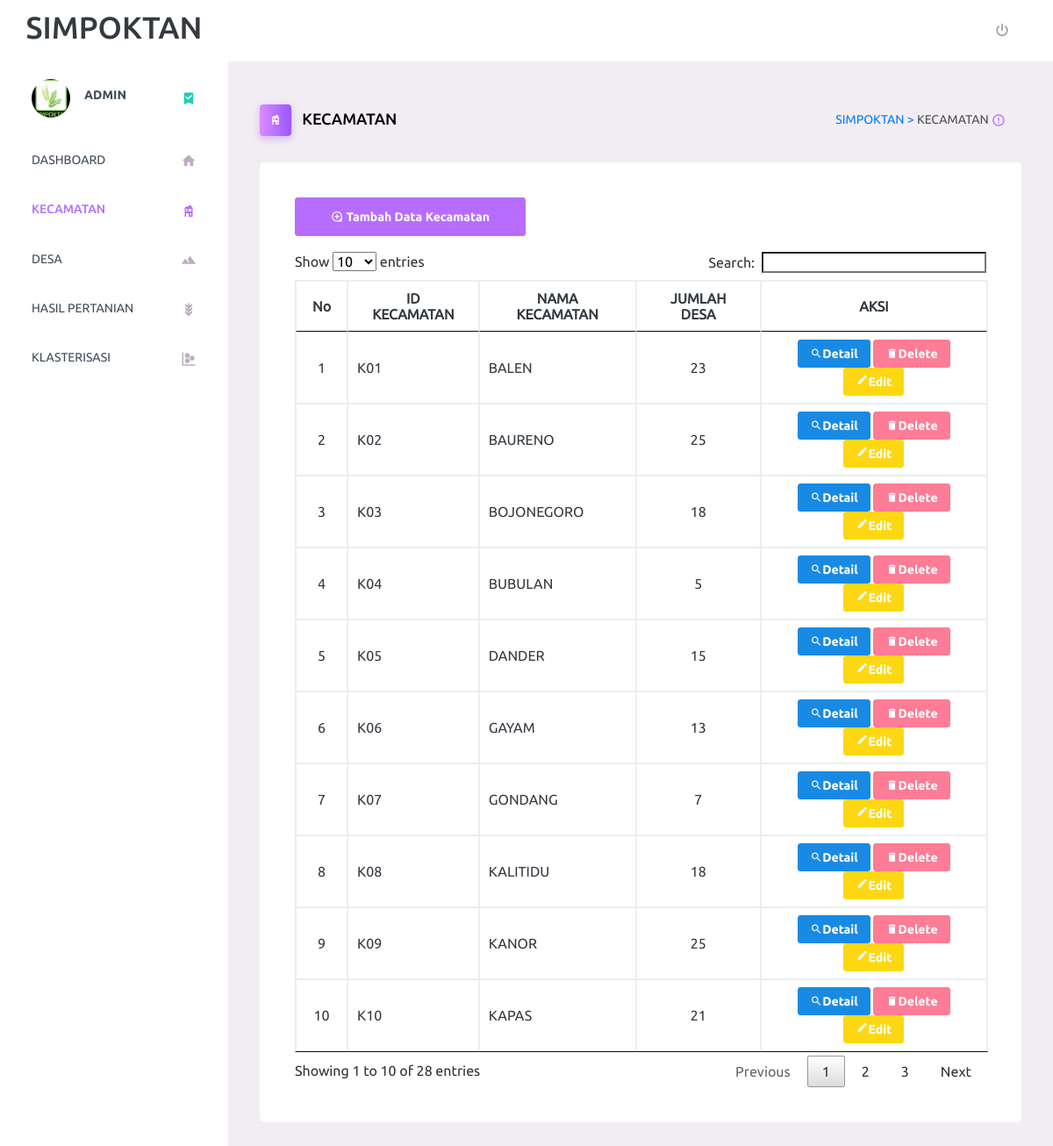
Screenshot of /index.php/c_kecamatan with the database file from the repository.
### tables this page shows
CREATE TABLE `kecamatan` (
  `id_kecamatan` varchar(20) NOT NULL,
  `nama_kecamatan` varchar(20) NOT NULL,
  `jumlah_desa` int(11) NOT NULL,
  `luas_area` varchar(20) NOT NULL,
  `kode_pos` varchar(20) NOT NULL,
  `alamat` varchar(100) NOT NULL,
  `telepon` varchar(20) NOT NULL,
  `email` varchar(50) NOT NULL
);

### application/controllers/C_kecamatan.php (called while the page is built, shortened)
<?php
	class C_kecamatan extends CI_Controller{
		public function index(){
			$kecamatan =  $this->M_data->tampil_data()->result();
			foreach ($kecamatan as $k) {
				$count_data = $this->M_data->get_where('desa',array('id_kecamatan' => $k->id_kecamatan));
				$k->jumlah_desa = count($count_data);
			}
			$data['kecamatan']    =$kecamatan;
			$kecamatan = $kecamatan[count($kecamatan)-1];
			$kecamatan = $kecamatan->id_kecamatan;
			$kecamatan = str_replace("K", "", $kecamatan);
			$kecamatan = (int)$kecamatan;
			$kecamatan ++;
			$data['id_kecamatan'] = $kecamatan;
				$this->load->view('V_link');
				$this->load->view('V_navbar');
				$this->load->view('V_kecamatan',$data);
		}
}
 ?>

### index.php (called while the page is built, shortened)
<?php
require_once BASEPATH.'core/CodeIgniter.php';

### application/models/M_data.php (called while the page is built, shortened)
<?php
class M_data extends CI_Model{
	public function get_where($nama_table,$where){
		return $this->db->get_where($nama_table,$where)->result();
	}
	public function tampil_data(){
			return $this->db->get('kecamatan');
	}
}
 ?>

### application/views/V_kecamatan.php (the view, shortened to what this page needs)
<body>
    <div class="main-panel">
      <div class="content-wrapper">
          <div class="page-header">
              <h3 class="page-title">
                <span class="page-title-icon bg-gradient-primary text-white mr-2">
                  <i class="mdi mdi-home-modern"></i>
                </span>
                  KECAMATAN
              </h3>
              <nav aria-label="breadcrumb">
                <ul class="breadcrumb">
                  <li class="breadcrumb-item active" aria-current="page">
                    <a href="<?= site_url('C_dashboard/breadcrumb') ?>"><span>SIMPOKTAN > </span></a>KECAMATAN
                    <i class="mdi mdi-alert-circle-outline icon-sm text-primary align-middle"></i>
                  </li>
                </ul>
              </nav>
          </div>
      <section class="content">
              <div class="card">
              <div class="card-body">
              <button class="btn btn-primary mdi mdi-loupe" data-toggle="modal" data-target="#exampleModal"> Tambah Data Kecamatan</button>
              <br>
              <br>
          <table class="table-bordered" id="myTable">
                <thead>
                  <tr>
                      <th><center>No</center></th>
                      <th><center>ID KECAMATAN</center></th>
                      <th><center>NAMA KECAMATAN</center></th>
                      <th><center>JUMLAH DESA</center></th>
                      <th><center>AKSI</center></th>
                  </tr>
                </thead>
                <tbody>
                         <?php
                         $no = 1;
                         foreach ($kecamatan as $kc) :
                         ?>
                    <tr>
                        <td><center><?php echo $no++ ?></center></td>
                        <td><?php echo $kc->id_kecamatan ?></td>
                        <td><?php echo $kc->nama_kecamatan ?></td>
                        <td><center><?php echo $kc->jumlah_desa ?></center></td>
                        <td><center>
                            <a href="<?php echo base_url('c_desa/detail_desa/'.$kc->id_kecamatan."/".$kc->nama_kecamatan)?>">
                            <button class="mdi mdi-magnify btn btn-info btn-sm">Detail</button>
                            </a>
                            <a href="<?php echo base_url('c_kecamatan/hapus_kecamatan/'.$kc->id_kecamatan."/".$kc->nama_kecamatan)?>">
                            <button class="mdi mdi-delete btn btn-danger btn-sm " onclick="javascript: return confirm('HAPUS DATA KECAMATAN ?')">Delete</button>
                            </a>
                            <?php echo anchor('c_kecamatan/edit_kecamatan/'.$kc->id_kecamatan,'<button class="mdi mdi-border-color btn btn-warning btn-sm">Edit</button>') ?>
                        </center></td>
                    </tr>
                        <?php endforeach; ?>
                </tbody>
          </table>
        </section>
      </div>
    </div>
    </div>
  </div>

### rows the page displays
kecamatan: id_kecamatan "K01", nama_kecamatan "BALEN", jumlah_desa "23", id_kecamatan "Edit"
kecamatan: id_kecamatan "K02", nama_kecamatan "BAURENO", jumlah_desa "25", id_kecamatan "Edit"
kecamatan: id_kecamatan "K03", nama_kecamatan "BOJONEGORO", jumlah_desa "18", id_kecamatan "Edit"
kecamatan: id_kecamatan "K04", nama_kecamatan "BUBULAN", jumlah_desa "5", id_kecamatan "Edit"
kecamatan: id_kecamatan "K05", nama_kecamatan "DANDER", jumlah_desa "15", id_kecamatan "Edit"
kecamatan: id_kecamatan "K06", nama_kecamatan "GAYAM", jumlah_desa "13", id_kecamatan "Edit"
kecamatan: id_kecamatan "K07", nama_kecamatan "GONDANG", jumlah_desa "7", id_kecamatan "Edit"
kecamatan: id_kecamatan "K08", nama_kecamatan "KALITIDU", jumlah_desa "18", id_kecamatan "Edit"
kecamatan: id_kecamatan "K09", nama_kecamatan "KANOR", jumlah_desa "25", id_kecamatan "Edit"
kecamatan: id_kecamatan "K10", nama_kecamatan "KAPAS", jumlah_desa "21", id_kecamatan "Edit"
